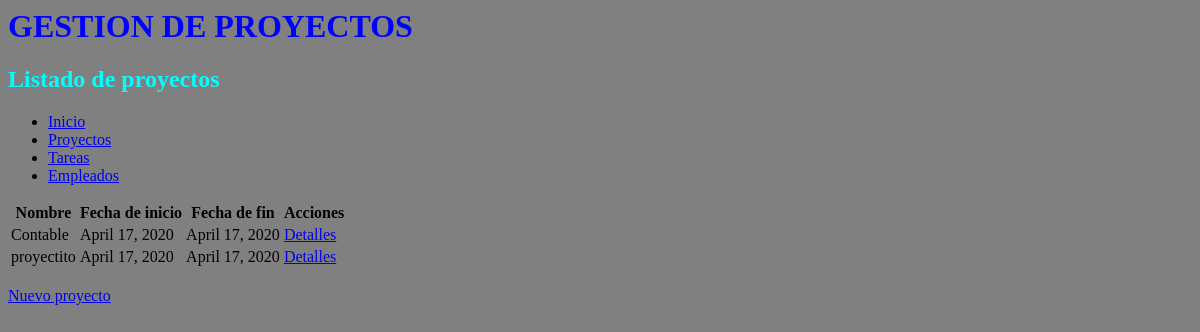
Page /appGestorProyectos/proyectos/ on the earlier database version.
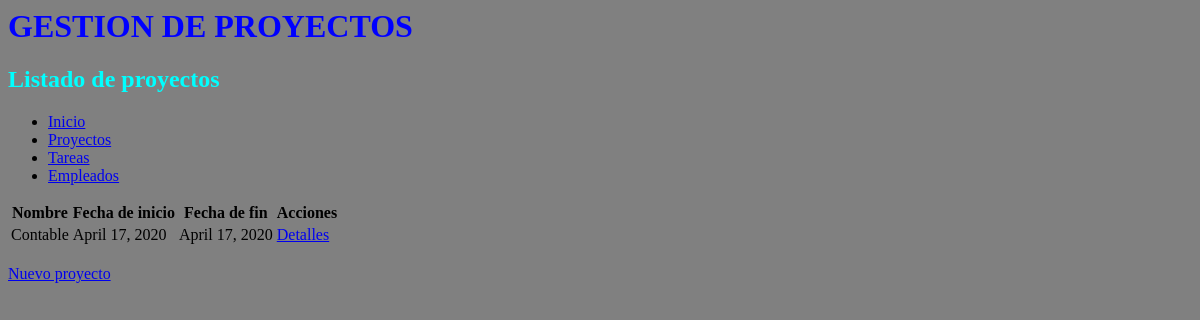
Same page on the later database version.
### appGestorProyectos/models.py (models this page shows, shortened)
class Proyecto(models.Model):
    nombre = models.CharField(max_length=50)
    descripcion = models.CharField(max_length=50)
    fecha_inicio = models.DateField(("Date"), default=date.today)
    fecha_fin = models.DateField(("Date"), default=date.today)
    presupuesto = models.IntegerField(default=0)
    nombre_cliente = models.CharField(max_length=20, default="")
    apellidos_cliente = models.CharField(max_length=50, default="")
    email_cliente = models.EmailField(max_length=100, default="")
    telefono_cliente = models.IntegerField(default=0)
    tarea = models.ForeignKey(Tarea, on_delete=models.CASCADE)
    responsable = models.ForeignKey(Empleado, on_delete=models.CASCADE)

### appGestorProyectos/views.py (the view)
# urls.py: path('proyectos/', views.ProyectoListView.as_view(), name='proyectos'),
class ProyectoListView(ListView):
    model = Proyecto
    queryset = Proyecto.objects.order_by('nombre')
    template_name = "proyecto_list.html"
    def get_context_data(self, **kwargs):
        context = super(ProyectoListView, self).get_context_data(**kwargs)
        context['titulo_pagina'] = 'Listado de proyectos'
        return context

### appGestorProyectos/templates/proyecto_list.html
{% extends 'base.html' %}
{% block contenido %}
<table>
    <thead>
        <tr>
            <th>Nombre</th>
            <th>Fecha de inicio</th>
            <th>Fecha de fin</th>
            <th>Acciones</th>
        </tr>
    </thead>
    <tbody>
        {% for proyecto in proyecto_list %}
        <tr>
            <td>{{ proyecto.nombre }}</td>
            <td>{{ proyecto.fecha_inicio }}</td>
            <td>{{ proyecto.fecha_fin }}</td>
            <td><a href="{% url 'proyecto' proyecto.id %}">Detalles</a> </td>
        </tr>
        {% endfor %}
    </tbody>
</table>
<br>
<a href="{% url 'proyecto_form' %}">Nuevo proyecto</a>
{% endblock %}

### appGestorProyectos/templates/base.html (shortened to what this page needs)
{% load static %}
<html lang="en">
<head>
    <link rel="stylesheet" href="{% static 'css/estilos.css' %}">
</head>
<body>
    <header>
        <h1>GESTION DE PROYECTOS</h1>
        <h2>{{ titulo_pagina }}</h2>
        <nav>
            <ul>
                <li><a href="{% url 'index' %}">Inicio</a></li>
                <li><a href="{% url 'proyectos' %}">Proyectos</a></li>
                <li><a href="{% url 'tareas' %}">Tareas</a></li>
                <li><a href="{% url 'empleados' %}">Empleados</a></li>
            </ul>
        </nav>
    </header>
    {% block contenido %} {% endblock %}
</body>
</html>

### appGestorProyectos/static/CSS/estilos.css (style rules this page uses)
h1 { color: blue; }
h2 { color: aqua; }
body { background-color: gray; }

Differences in the rows shown:
removed Proyecto: nombre "proyectito", fecha_inicio "April 17, 2020", fecha_fin "April 17, 2020"
